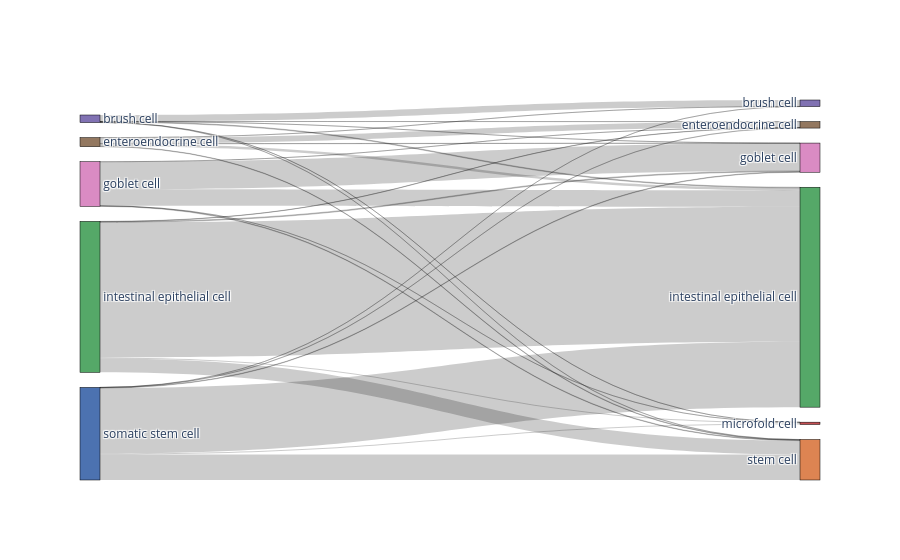

The notebook cell saved with this chart:
### Code cell
adata_predicted_wo_unknown = adata_predicted.copy()
adata_predicted_wo_unknown = bc.subset_adata(adata_predicted_wo_unknown, adata_predicted_wo_unknown.obs.auto_annot != 'unknown', raw=False)
bc.pl.riverplot_2categories(adata_predicted_wo_unknown, [celltype_test, 'auto_annot'])

### Figure 1 — Plotly figure (JSON) as saved in the notebook; plotly's stock layout.template omitted (floating-point values rounded to 4 significant figures)
{"data": [{"link": {"source": [2, 2, 2, 2, 2, 1, 1, 1, 1, 1, 1, 0, 0, 0, 0, 0, 4, 4, 4, 4, 4, 3, 3, 3, 3, 3, 3], "target": [10, 8, 7, 9, 6, 10, 8, 7, 9, 5, 6, 10, 8, 7, 9, 6, 10, 8, 7, 5, 6, 10, 8, 7, 9, 5, 6], "value": [496, 4825, 29, 36, 9, 910, 2333, 17, 40, 2, 7, 18, 586, 987, 3, 2, 16, 87, 8, 2, 212, 7, 26, 1, 4, 231, 2]}, "node": {"color": ["#da8bc3", "#4c72b0", "#55a868", "#8172b3", "#937860", "#8172b3", "#937860", "#da8bc3", "#55a868", "#c44e52", "#dd8452"], "label": ["goblet cell", "somatic stem cell", "intestinal epithelial cell", "brush cell", "enteroendocrine cell", "brush cell", "enteroendocrine cell", "goblet cell", "intestinal epithelial cell", "microfold cell", "stem cell"], "line": {"color": "black", "width": 0.5}, "pad": 15, "thickness": 20}, "type": "sankey"}], "layout": {}}
